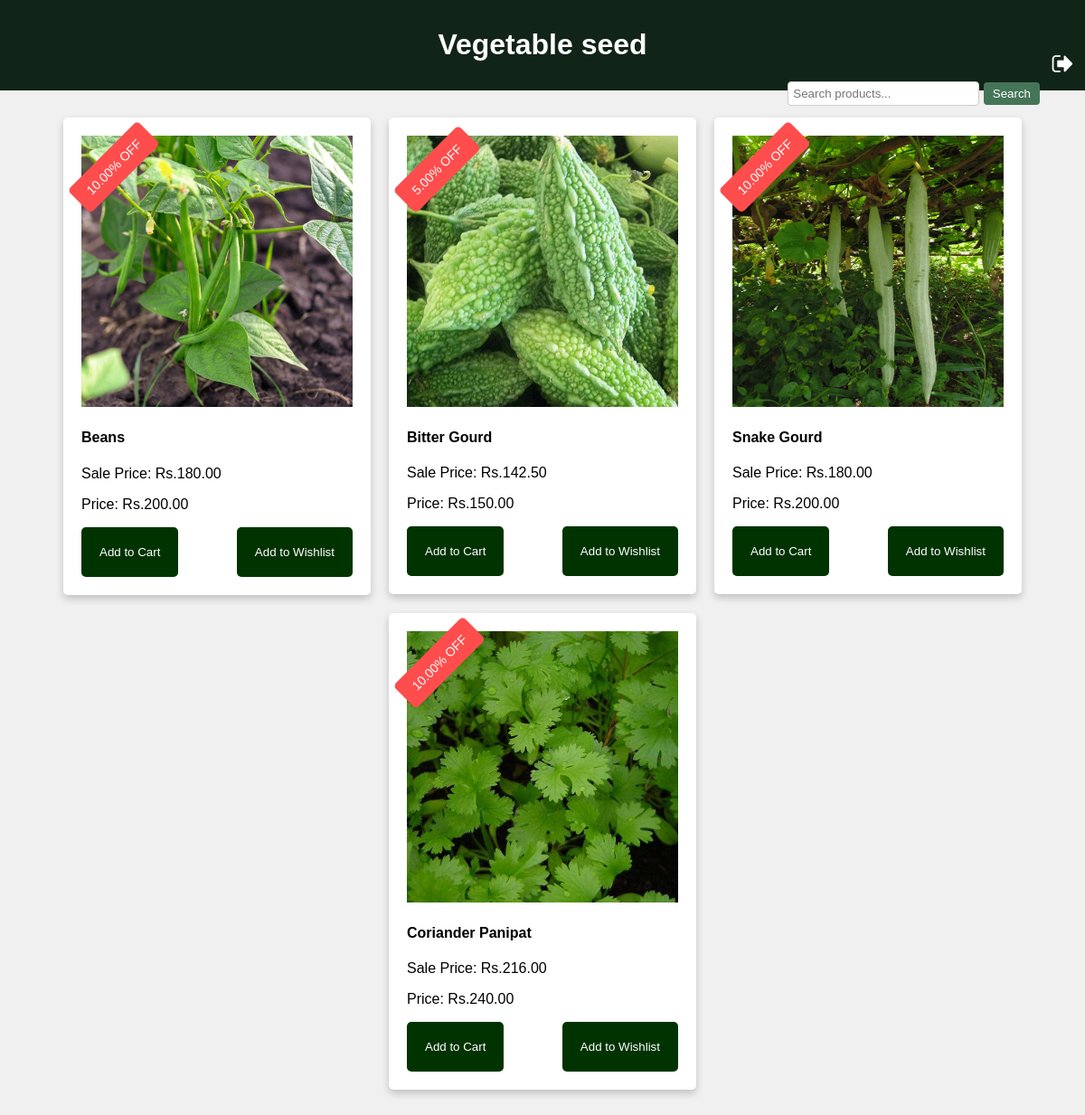
/sucategory/seed/ (signed in), run on the app's committed database.
### appplant/models.py (models this page shows, shortened)
class Product2(models.Model):
     product_name = models.CharField(max_length=255)
     category = models.ForeignKey(Category2, on_delete=models.CASCADE)  # Use ForeignKey to relate to Category
     subcategory = models.ForeignKey(Subcategory2, on_delete=models.CASCADE)  # Use ForeignKey to relate to Subcategory
     stock = models.PositiveIntegerField(default=1, null=True)
     description = models.TextField()
     price = models.DecimalField(max_digits=10, decimal_places=2)
     discount = models.DecimalField(max_digits=5, decimal_places=2, default=0.0)
     sale_price = models.DecimalField(max_digits=10, decimal_places=2, editable=False)
     product_image = models.ImageField(upload_to='product_images/')
     STATUS_CHOICES = [
         ('In Stock', 'In Stock'),
         ('Out of Stock', 'Out of Stock'),
     ]
     status = models.CharField(max_length=20, choices=STATUS_CHOICES, default='In Stock')

### appplant/views.py (the view)
# urls.py: path('sucategory/seed/',views.vegetable_seed,name='vegetable_seed'),
@never_cache
@login_required(login_url='login')
def vegetable_seed(request):
    vegetable_seed = Product2.objects.filter(category="3", subcategory='5')
    return render(request, 'vegetable_seed.html', {'products': vegetable_seed})

### templates/vegetable_seed.html (shortened to what this page needs)
<!DOCTYPE html>
<html lang="en">
<head>
</head>
<body>
    <header>
        <h1>Vegetable seed</h1>
        <form action="/search" method="GET" class="search-form">
            <input type="text" name="q" placeholder="Search products..." class="search-input">
            <button type="submit" class="search-button">Search</button>
        </form>
        <a href="/home" class="logout-icon">
            <img src="/static/images/log4.png" alt="Logout">
        </a>
    </header>
    <div class="product-container">
        {% for product in products %}
        <div class="col-md-3">
            <div class="product-card">
                <a href="{% url 'product_details' product.id %}">
                    <div class="product-image-container">
                        <img src="{{ product.product_image.url }}" alt="{{ product.product_name }}">
                        <span class="discount-badge">{{ product.discount }}% OFF</span>
                    </div>
                </a>
                <h4>{{ product.product_name }}</h4>
                <p>Sale Price: Rs.{{ product.sale_price }}</p>
                <p>Price: Rs.{{ product.price }}</p>
                <div class="buttons">
                    <a href="{% url 'add_to_cart' product.id %}">
                        <button class="add-to-cart-btn">Add to Cart</button>
                    </a>
                    <a href="{% url 'add_to_wishlist' product.id %}">
                        <button class="add-to-wishlist-btn">Add to Wishlist</button>
                    </a>
                </div>
            </div>
        </div>
        {% empty %}
        <p class="no-products">No  available.</p>
        {% endfor %}
    </div>
</body>
</html>

### templates/vegetable_seed.html (style rules this page uses)
body { font-family: Arial, sans-serif; background-color: #f0f0f0; margin: 0; padding: 0; }
header { background-color: #112418; color: white; text-align: center; padding: 10px 0; }
.product-container { display: flex; flex-wrap: wrap; justify-content: center; margin: 20px; }
.product-card { background-color: white; box-shadow: 0 4px 8px 0 rgba(0, 0, 0, 0.2); margin: 10px; padding: 20px; width: 300px; border-radius: 5px; position: relative; }
.product-card img { width: 100%; height: auto; }
.logout-icon { position: absolute; right: 10px; top: 55px; text-decoration: none; color: #fff; }
.search-form { display: inline-block; margin-right: 50px; float: right; top: 80px; }
.search-input { padding: 5px; width: 200px; border: 1px solid #ccc; border-radius: 4px; }
.search-button { background-color: #457557; color: white; border: none; border-radius: 4px; padding: 5px 10px; cursor: pointer; }
.buttons { display: flex; justify-content: space-between; margin-top: 10px; }
.add-to-cart-btn, .add-to-wishlist-btn { background-color: #003300; color: white; padding: 20px; border: none; border-radius: 5px; cursor: pointer; }
.product-image-container { position: relative; }
.discount-badge { position: absolute; top: 50px; left: 10px; background-color: #ff4d4d; color: white; padding: 10px 15px; border-radius: 5px; font-size: 14px; transform: rotate(-45deg); transform-origin: 0 100%; }

### data on the page
Product2: product_image (picture), discount "10.00", product_name "Beans", sale_price "180.00", price "200.00"
Product2: product_image (picture), discount "5.00", product_name "Bitter Gourd", sale_price "142.50", price "150.00"
Product2: product_image (picture), discount "10.00", product_name "Snake Gourd", sale_price "180.00", price "200.00"
Product2: product_image (picture), discount "10.00", product_name "Coriander Panipat", sale_price "216.00", price "240.00"
